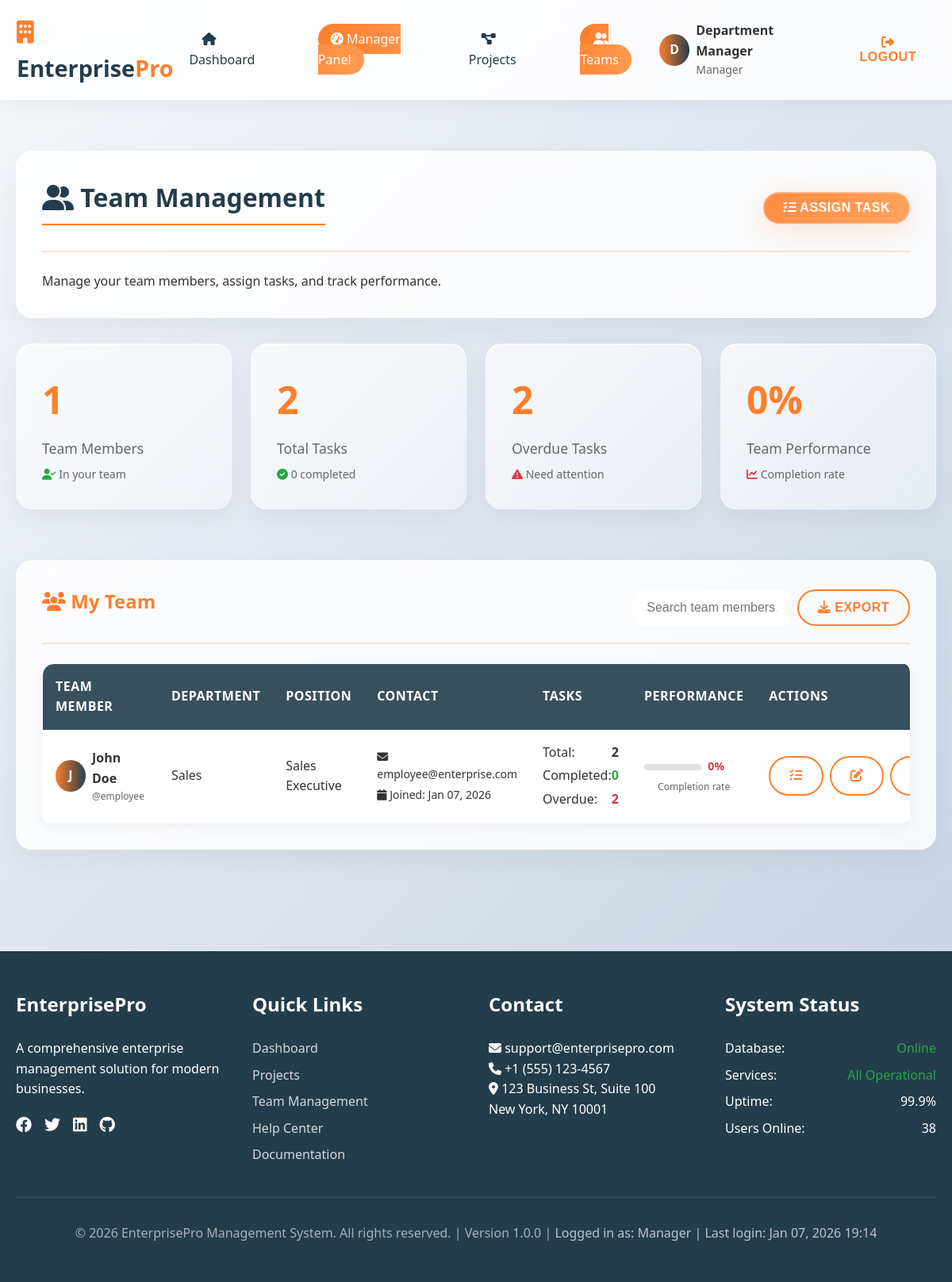
The app's page /modules/manager/teams.php (signed in) with its own data.
### tables this page shows
CREATE TABLE users (
    id INT PRIMARY KEY AUTO_INCREMENT,
    username VARCHAR(50) UNIQUE NOT NULL,
    password VARCHAR(255) NOT NULL,
    email VARCHAR(100) UNIQUE NOT NULL,
    full_name VARCHAR(100) NOT NULL,
    role ENUM('admin', 'manager', 'employee') NOT NULL,
    department VARCHAR(50),
    position VARCHAR(50),
    hire_date DATE,
    profile_image VARCHAR(255),
    status ENUM('active', 'inactive', 'suspended') DEFAULT 'active',
    created_at TIMESTAMP DEFAULT CURRENT_TIMESTAMP,
    last_login TIMESTAMP NULL
);

### includes/security.php (called while the page is built, shortened)
<?php
class Security {
    public static function escapeOutput($data) {
        return htmlspecialchars($data, ENT_QUOTES | ENT_HTML5, 'UTF-8');
    }
}
?>

### modules/manager/teams.php (the view, shortened to what this page needs)
<?php
require_once '../../includes/security.php';
$db = Database::getInstance()->getConnection();
$manager_id = $_SESSION['user_id'];
$stmt = $db->prepare("
    SELECT DISTINCT u.*,
           COUNT(t.id) as task_count,
           SUM(CASE WHEN t.status = 'completed' THEN 1 ELSE 0 END) as completed_tasks,
           SUM(CASE WHEN t.due_date < CURDATE() AND t.status != 'completed' THEN 1 ELSE 0 END) as overdue_tasks
    FROM users u
    JOIN tasks t ON u.id = t.assigned_to
    JOIN projects p ON t.project_id = p.id
    WHERE p.manager_id = ? AND u.role = 'employee'
    GROUP BY u.id
    ORDER BY u.full_name
");
$stmt->execute([$manager_id]);
$team_members = $stmt->fetchAll();
?>
<?php include '../../includes/header.php'; ?>
<div class="card glass-card fade-in" style="margin-top: 2rem;">
    <div class="card-header">
        <h2><i class="fas fa-user-friends"></i> Team Management</h2>
        <button class="btn btn-primary glass-button" onclick="showAssignTaskModal()">
            <i class="fas fa-tasks"></i> Assign Task
        </button>
    </div>
    <p>Manage your team members, assign tasks, and track performance.</p>
</div>
<div class="stats-grid">
    <div class="card glass-stat fade-in">
        <div class="stat-number"><?php echo count($team_members); ?></div>
        <div class="stat-label">Team Members</div>
        <div style="font-size: 0.875rem; color: #666; margin-top: 0.5rem;">
            <i class="fas fa-user-check" style="color: #28a745;"></i>
            In your team
        </div>
    </div>
    <?php
    $total_tasks = 0;
    $completed_tasks = 0;
    $overdue_tasks = 0;
    foreach ($team_members as $member) {
        $total_tasks += $member['task_count'];
        $completed_tasks += $member['completed_tasks'];
        $overdue_tasks += $member['overdue_tasks'];
    }
    $completion_rate = $total_tasks > 0 ? round(($completed_tasks / $total_tasks) * 100) : 0;
    ?>
    <div class="card glass-stat fade-in">
        <div class="stat-number"><?php echo $total_tasks; ?></div>
        <div class="stat-label">Total Tasks</div>
        <div style="font-size: 0.875rem; color: #666; margin-top: 0.5rem;">
            <i class="fas fa-check-circle" style="color: #28a745;"></i>
            <?php echo $completed_tasks; ?> completed
        </div>
    </div>
    <div class="card glass-stat fade-in">
        <div class="stat-number"><?php echo $overdue_tasks; ?></div>
        <div class="stat-label">Overdue Tasks</div>
        <div style="font-size: 0.875rem; color: #666; margin-top: 0.5rem;">
            <i class="fas fa-exclamation-triangle" style="color: #dc3545;"></i>
            Need attention
        </div>
    </div>
    <div class="card glass-stat fade-in">
        <div class="stat-number"><?php echo $completion_rate; ?>%</div>
        <div class="stat-label">Team Performance</div>
        <div style="font-size: 0.875rem; color: #666; margin-top: 0.5rem;">
            <i class="fas fa-chart-line" style="color: <?php echo $completion_rate >= 80 ? '#28a745' : ($completion_rate >= 60 ? '#ffc107' : '#dc3545'); ?>;"></i>
            Completion rate
        </div>
    </div>
</div>
<div class="card glass-card fade-in">
    <div class="card-header">
        <h3><i class="fas fa-users"></i> My Team</h3>
        <div style="display: flex; gap: 0.5rem;">
            <input type="text" id="teamSearch" class="form-control glass-input" placeholder="Search team members..."
                   style="width: 200px;">
            <button class="btn btn-outline" onclick="exportTeamReport()">
                <i class="fas fa-download"></i> Export
            </button>
        </div>
    </div>
    <div class="table-container">
        <table class="table glass-table" id="teamTable">
            <thead>
                <tr>
                    <th>Team Member</th>
                    <th>Department</th>
                    <th>Position</th>
                    <th>Contact</th>
                    <th>Tasks</th>
                    <th>Performance</th>
                    <th>Actions</th>
                </tr>
            </thead>
            <tbody>
                <?php if (empty($team_members)): ?>
                    <tr>
                        <td colspan="7" style="text-align: center; padding: 3rem;">
                            <div style="font-size: 4rem; color: #ddd; margin-bottom: 1rem;">
                                <i class="fas fa-users"></i>
                            </div>
                            <h4 style="color: #666; margin-bottom: 0.5rem;">No Team Members</h4>
                            <p style="color: #999;">You don't have any team members assigned yet.</p>
                            <p style="color: #999; font-size: 0.875rem;">Assign tasks to employees to add them to your team.</p>
                        </td>
                    </tr>
                <?php else: ?>
                    <?php foreach ($team_members as $member): ?>
                    <?php
                    $performance = $member['task_count'] > 0 ?
                        round(($member['completed_tasks'] / $member['task_count']) * 100) : 0;
                    ?>
                    <tr>
                        <td>
                            <div class="user-cell">
                                <div class="user-avatar" style="width: 40px; height: 40px; background: linear-gradient(90deg, #fe7f2d, #233d4d);">
                                    <?php echo strtoupper(substr($member['full_name'], 0, 1)); ?>
                                </div>
                                <div>
                                    <div style="font-weight: 600;"><?php echo Security::escapeOutput($member['full_name']); ?></div>
                                    <div style="font-size: 0.75rem; color: #666;">@<?php echo $member['username']; ?></div>
                                </div>
                            </div>
                        </td>
                        <td><?php echo Security::escapeOutput($member['department'] ?? 'N/A'); ?></td>
                        <td><?php echo Security::escapeOutput($member['position'] ?? 'N/A'); ?></td>
                        <td>
                            <div style="font-size: 0.875rem;">
                                <div><i class="fas fa-envelope"></i> <?php echo Security::escapeOutput($member['email']); ?></div>
                                <div style="margin-top: 0.25rem;">
                                    <i class="fas fa-calendar"></i>
                                    Joined: <?php echo date('M d, Y', strtotime($member['hire_date'])); ?>
                                </div>
                            </div>
                        </td>
                        <td>
                            <div style="display: flex; flex-direction: column; gap: 0.25rem;">
                                <div style="display: flex; justify-content: space-between;">
                                    <span>Total:</span>
                                    <span style="font-weight: 600;"><?php echo $member['task_count']; ?></span>
                                </div>
                                <div style="display: flex; justify-content: space-between;">
                                    <span>Completed:</span>
                                    <span style="color: #28a745; font-weight: 600;"><?php echo $member['completed_tasks']; ?></span>
                                </div>
                                <div style="display: flex; justify-content: space-between;">
                                    <span>Overdue:</span>
                                    <span style="color: #dc3545; font-weight: 600;"><?php echo $member['overdue_tasks']; ?></span>
                                </div>
                            </div>
                        </td>
                        <td>
                            <div style="display: flex; align-items: center; gap: 0.5rem;">
                                <div style="flex: 1;">
                                    <div style="height: 8px; background: #e0e0e0; border-radius: 4px; overflow: hidden;">
                                    </div>
                                </div>
                                <span style="font-weight: 600; font-size: 0.875rem; min-width: 45px;
                                            color: <?php echo $performance >= 80 ? '#28a745' : ($performance >= 60 ? '#856404' : '#dc3545'); ?>;">
                                    <?php echo $performance; ?>%
                                </span>
                            </div>
                            <div style="font-size: 0.75rem; color: #666; text-align: center; margin-top: 0.25rem;">
                                Completion rate
                            </div>
                        </td>
                        <td>
                            <div class="table-actions">
                                <button class="btn btn-outline btn-sm"
                                        onclick="showAssignTaskModal(<?php echo $member['id']; ?>, '<?php echo addslashes($member['full_name']); ?>')"
                                        title="Assign Task">
                                    <i class="fas fa-tasks"></i>
                                </button>
                                <button class="btn btn-outline btn-sm"
                                        onclick="showUpdateTeamModal(<?php echo $member['id']; ?>,
                                                '<?php echo addslashes($member['full_name']); ?>',
                                                '<?php echo addslashes($member['department'] ?? ''); ?>',
                                                '<?php echo addslashes($member['position'] ?? ''); ?>')"
                                        title="Edit Details">
                                    <i class="fas fa-edit"></i>
                                </button>
                                <a href="../employee/tasks.php?user_id=<?php echo $member['id']; ?>"
                                   class="btn btn-outline btn-sm" title="View Tasks">
                                </a>
                            </div>
                        </td>
                    </tr>
                    <?php endforeach; ?>
                <?php endif; ?>
            </tbody>
        </table>
    </div>
</div>
<?php include '../../includes/footer.php'; ?>

### css/style.css (style rules this page uses)
* { margin: 0; padding: 0; box-sizing: border-box; }
:root { --primary-color: #fe7f2d; --secondary-color: #233d4d; --dark-grey: #333333; --light-grey: #f5f5f5; --medium-grey: #666666; --text-color: #333333; --text-light: #ffffff; --success-color: #28a745; --warning-color: #ffc107; --danger-color: #dc3545; --info-color: #17a2b8; }
body { font-family: 'Segoe UI', Tahoma, Geneva, Verdana, sans-serif; line-height: 1.6; color: var(--text-color); background: linear-gradient(135deg, #f5f7fa 0%, #c3cfe2 100%); min-height: 100vh; }
h1, h2, h3, h4, h5, h6 { color: var(--secondary-color); font-weight: 600; margin-bottom: 1rem; }
h2 { font-size: 2rem; border-bottom: 2px solid var(--primary-color); padding-bottom: 0.5rem; }
h3 { font-size: 1.5rem; color: var(--primary-color); }
a { color: var(--primary-color); text-decoration: none; transition: color 0.3s ease; }
.btn { display: inline-block; padding: 10px 24px; border: none; border-radius: 50px; font-size: 16px; font-weight: 600; cursor: pointer; transition: all 0.3s ease; text-align: center; text-transform: uppercase; letter-spacing: 0.5px; }
.btn-primary { background: linear-gradient(90deg, var(--primary-color), #ff9a52); color: white; }
.btn-outline { background: transparent; border: 2px solid var(--primary-color); color: var(--primary-color); }
.form-control { width: 100%; padding: 12px 16px; border: 2px solid #e0e0e0; border-radius: 10px; font-size: 16px; transition: all 0.3s ease; background: rgba(255, 255, 255, 0.9); }
.card { background: rgba(255, 255, 255, 0.85); border-radius: 20px; padding: 2rem; margin-bottom: 2rem; box-shadow: 0 10px 30px rgba(0, 0, 0, 0.08); transition: transform 0.3s ease, box-shadow 0.3s ease; backdrop-filter: blur(10px); border: 1px solid rgba(255, 255, 255, 0.2); }
.card-header { display: flex; justify-content: space-between; align-items: center; margin-bottom: 1.5rem; padding-bottom: 1rem; border-bottom: 2px solid rgba(254, 127, 45, 0.2); }
.user-avatar { width: 40px; height: 40px; border-radius: 50%; background: linear-gradient(90deg, var(--primary-color), var(--secondary-color)); display: flex; align-items: center; justify-content: center; color: white; font-weight: 600; }
.stats-grid { display: grid; grid-template-columns: repeat(auto-fit, minmax(250px, 1fr)); gap: 1.5rem; margin-bottom: 2rem; }
.stat-number { font-size: 3rem; font-weight: 700; color: var(--primary-color); margin-bottom: 0.5rem; }
.stat-label { color: var(--medium-grey); font-size: 1.1rem; }
.table-container { overflow-x: auto; border-radius: 10px; box-shadow: 0 5px 15px rgba(0, 0, 0, 0.05); }
.table { width: 100%; border-collapse: collapse; background: white; }
.table th { background: linear-gradient(90deg, var(--secondary-color), #2a4b5e); color: white; padding: 1rem; text-align: left; font-weight: 600; text-transform: uppercase; letter-spacing: 0.5px; }
.table td { padding: 1rem; border-bottom: 1px solid #e0e0e0; }
.table-actions { display: flex; gap: 0.5rem; }
.fade-in { animation: fadeIn 0.5s ease-out; }

### modules/manager/teams.php (style rules this page uses)
.user-cell { display: flex; align-items: center; gap: 0.5rem; }
.user-avatar { width: 40px; height: 40px; border-radius: 50%; display: flex; align-items: center; justify-content: center; color: white; font-weight: 600; }

### records on screen
users: full_name "J", full_name "John Doe", username "employee", department "Sales", position "Sales Executive", email "employee@enterprise.com", hire_date "Jan 07, 2026", task_count "2", completed_tasks "0", overdue_tasks "2", performance "0"

### other values on screen
substr($full_name, 0, 1) "D"
Security::escapeOutput($full_name) "Department Manager"
$user_role "Manager"
count($team_members) "1"
$total_tasks "2"
$completed_tasks "0"
$overdue_tasks "2"
$completion_rate "0"
